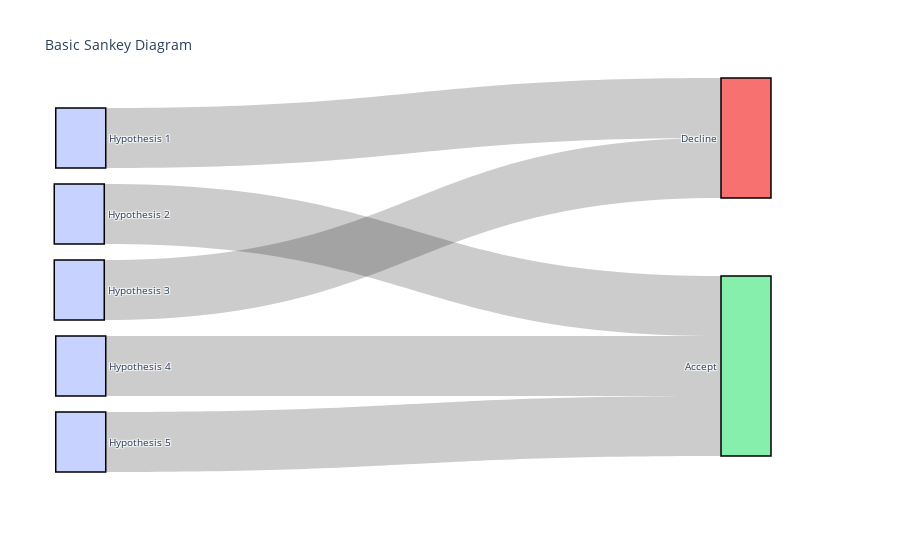

Here is the notebook cell this chart was saved with:
### Markdown cell above
# Dont mind this one first

### Code cell
fig = go.Figure(data=[go.Sankey(
    arrangement = "fixed",
    node = dict(
    pad = 20, # Space between nodes
    thickness = 50,
    line = dict(color = "black", width = 1.5),
    label = ["Hypothesis 1", "Hypothesis 2", "Hypothesis 3" ,"Hypothesis 4", "Hypothesis 5", "Decline", "Accept"],
    x = [0.001, -0.001, -0.001, 0.001, 0.001, 0.9, 0.9],  # left/right placement
    y = [0.1, 0.3, 0.5, 0.7, 0.9, 0.1, 0.7],  # vertical positions
    color = ["#c7d2fe"]*5 + ["#f87171", "#86EFAC"]
    ),
    
    link = dict(
    source = [0 , 1, 2, 3 ,4], # indices correspond to labels, eg A1, A2, A1, B1, ...
    target = [5,  6, 5, 6,6],
    value = [5, 5, 5, 5, 5,],
    ##color  = ["rgba(255,100,100,0.4)" if t==5 else "rgba(100,255,100,0.4)" for t in [5,6,5,6,6]] 
))])

fig.update_layout(title_text="Basic Sankey Diagram", font_size=10)
fig.show()

### Figure 1 — Plotly figure (JSON) as saved in the notebook; plotly's stock layout.template omitted (floating-point values rounded to 4 significant figures)
{"data": [{"arrangement": "fixed", "link": {"source": [0, 1, 2, 3, 4], "target": [5, 6, 5, 6, 6], "value": [5, 5, 5, 5, 5]}, "node": {"color": ["#c7d2fe", "#c7d2fe", "#c7d2fe", "#c7d2fe", "#c7d2fe", "#f87171", "#86EFAC"], "label": ["Hypothesis 1", "Hypothesis 2", "Hypothesis 3", "Hypothesis 4", "Hypothesis 5", "Decline", "Accept"], "line": {"color": "black", "width": 1.5}, "pad": 20, "thickness": 50, "x": [0.001, -0.001, -0.001, 0.001, 0.001, 0.9, 0.9], "y": [0.1, 0.3, 0.5, 0.7, 0.9, 0.1, 0.7]}, "type": "sankey"}], "layout": {"font": {"size": 10}, "title": {"text": "Basic Sankey Diagram"}}}
